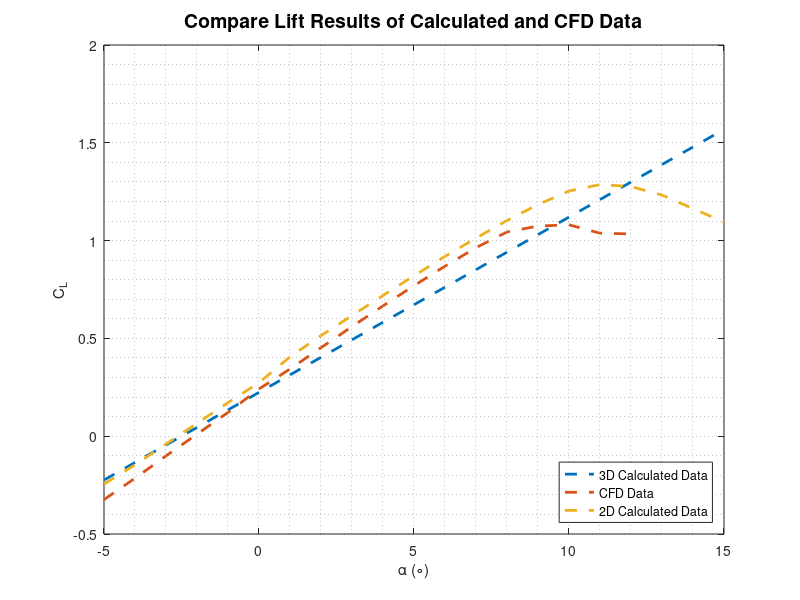
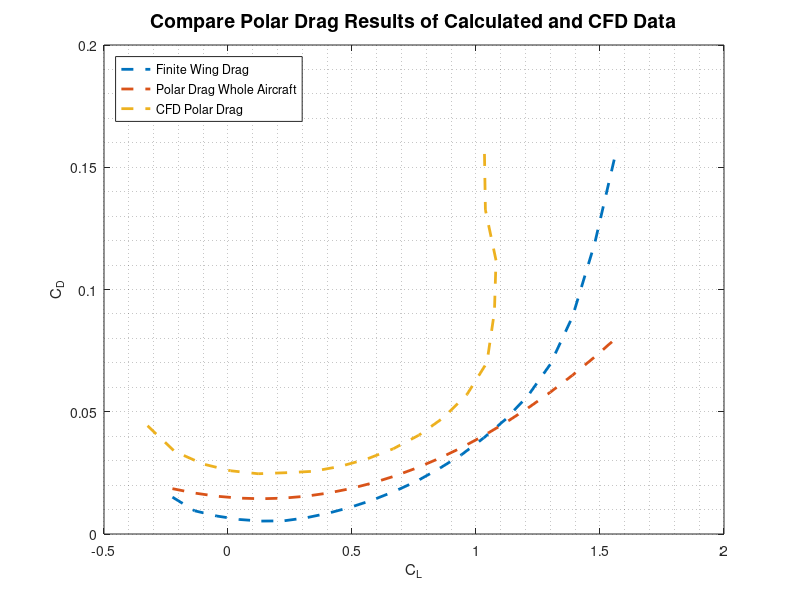
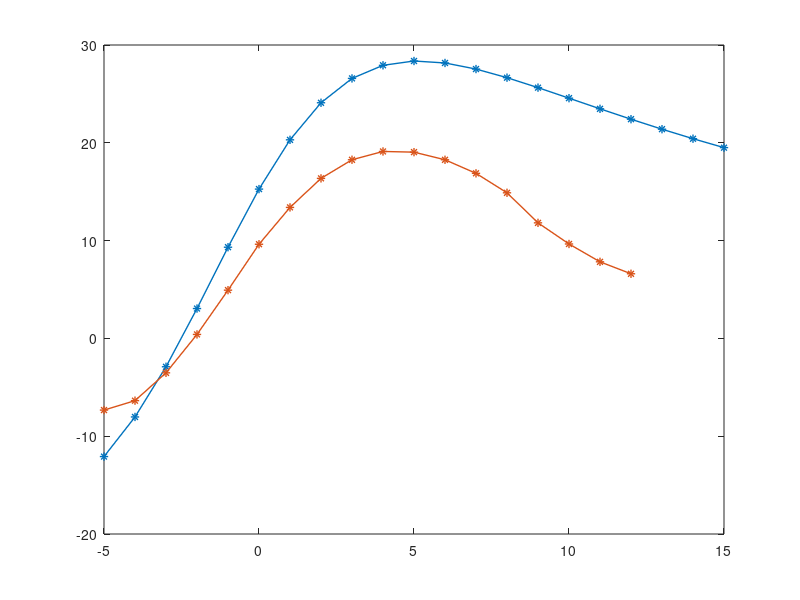

MATLAB code to generate these figures, in order: (Note: this script raises an error after producing the figures.)
clc
clear all
% 3D lift calculations
data2D = [
        -5.0000 -0.2446 0.0140;
        -4.0000 -0.1465 0.0091;
        -3.0000 -0.0401 0.0073;
        -2.0000 0.0658 0.0059;
        -1.0000 0.1717 0.0049;
        0.0000 0.2737 0.0043;
        1.0000 0.4058 0.0045;
        2.0000 0.5143 0.0050;
        3.0000 0.6167 0.0057;
        4.0000 0.7194 0.0066;
        5.0000 0.8201 0.0078;
        6.0000 0.9193 0.0092;
        7.0000 1.0129 0.0112;
        8.0000 1.1027 0.0134;
        9.0000 1.1844 0.0165;
        10.0000 1.2533 0.0201;
        11.0000 1.2865 0.0252;
        12.0000 1.2763 0.0332;
        13.0000 1.2329 0.0475;
        14.0000 1.1635 0.0720;
        15.0000 1.0951 0.1052;
        ];
    
alpha = data2D(:,1); % Angle of attack
Clift = data2D(:,2); % 2D coefficient of lift
CDrag = data2D(:,3); % 2D coefficient of drag

e = 0.9; % Span efficiency factor
AR = 16.5; % Aspect Ratio

%linear region
alpha_Upper = 5;
alpha_Lower = 4;

%Find index of alpha values
x1=find(data2D(:,1)==alpha_Lower);
x2=find(data2D(:,1)==alpha_Upper);

%initial estimate of alpha
a_0 = (Clift(x2)-Clift(x1))/(alpha(x2)-alpha(x1));

%estimate alpha for finite wing
a = (a_0)/(1 + ((57.3 * a_0)/(pi * e * AR)));

%find zero lift angle of attack
sign = find(Clift>0,1);
Alpha0 = mean([alpha(sign), alpha(sign - 1)]);

%use alpha to calculate cl
CL_3D = a .* ( alpha - Alpha0);
 
% 3D coefficient of drag
D_i = (CL_3D).^2 ./ (pi*e*AR);

%calculate total drag for wing
WingD = CDrag + D_i;

%find min drag alpha value
alpha_MinDrag = alpha(find(WingD == min(WingD)));
CL_MinDrag = a * (alpha_MinDrag - Alpha0);

%define variables
%oswald's efficiency factor
e0 = 1.78 * (1 - 0.045 .* AR.^(0.68)) - 0.64;
k1 = 1 / (pi * e0 * AR);
k2 = -2 * k1 * CL_MinDrag;

CFE = .004;
SWet = 1.2874 + .784142 + .1992;
Sref = .63;
CD_min = CFE * SWet / Sref; 
CD_0 = CD_min + k1 * CL_MinDrag^2;
%wholeaircraft
Drag = CD_0 + k1 * CL_3D .^2 + k2 * CL_3D;

%For CFD
dataCFD=[
    -5,-0.32438,0.044251;
    -4,-0.21503,0.033783;
    -3,-0.10081,0.028627;
    -2,0.010503,0.025864;
    -1,0.12155,0.024643;
    0,0.24163,0.025099;
    1,0.34336,0.025635;
    2,0.45256,0.02766;
    3,0.56037,0.030677;
    4,0.66625,0.034855;
    5,0.76942,0.040403;
    6,0.86923,0.04759;
    7,0.96386,0.057108;
    8,1.0441,0.070132;
    9,1.0743,0.090921;
    10,1.0807,0.11193;
    11,1.0379,0.13254;
    12,1.034,0.15645;
    ];
alphaCFD = dataCFD(:,1); % Angle of attack
CliftCFD = dataCFD(:,2); % 3D coefficient of lift
CDragCFD = dataCFD(:,3); % 3D coefficient of drag

L_D_WholeAirplane = CL_3D ./ Drag ; 
L_D_CFD = (CliftCFD./CDragCFD);

%% velocity to achieve max range and max endurance

Gross = 6.4; % Kg, gross weight
GrossWeight = Gross*9.81;
Density = 1.0324 ; %kg/m^3 @ 1.8 km.
WingArea = 0.63 ; % wing area.
V_MaxRangeEndurance_Equation = @(CL_V) sqrt ( (2 *( GrossWeight/WingArea)) / ((Density)*CL_V));

CL_Max_Range = sqrt( CD_0/k1);
CL_Max_Endurance = sqrt( (3*CD_0)/k1);


CL_CD_Ratio_Max_Endurance = GrossWeight/CD_0;
CL_CD_Ratio_Max_Range = GrossWeight/CD_0;

V_Max_Range = V_MaxRangeEndurance_Equation(CL_Max_Range);
V_Max_Endurance = V_MaxRangeEndurance_Equation(CL_Max_Endurance);

%% plot and compare the lift with respect to alpha
figure(1)
plot(alpha, CL_3D, '--', 'LineWidth', 2);
hold on
plot(alphaCFD, CliftCFD, '--', 'LineWidth', 2);
hold on
plot(alpha, Clift, '--', 'LineWidth', 2);
hold off

%mark each plot
title('Compare Lift Results of Calculated and CFD Data', 'FontSize', 14);
legend('3D Calculated Data', 'CFD Data', '2D Calculated Data', 'Location', 'Southeast');
xlabel('\alpha (\circ)');
ylabel('C_L');
grid minor

%% compare the Drag with respect to lift
figure(2)
plot(CL_3D, WingD, '--', 'LineWidth', 2);
hold on
plot(CL_3D, Drag, '--', 'LineWidth', 2);
hold on
plot(CliftCFD, CDragCFD, '--', 'LineWidth', 2);
hold off
title('Compare Polar Drag Results of Calculated and CFD Data', 'FontSize', 14);
legend('Finite Wing Drag', 'Polar Drag Whole Aircraft', 'CFD Polar Drag', 'Location', 'Northwest');
xlabel('C_L');
ylabel('C_D');
grid minor
%% Plot and compare the C_L/C_D with respect to alpha

figure(3)

plot(alpha,L_D_WholeAirplane,'*-','LineWidth',1)
hold on
plot(alphaCFD,L_D_CFD,'*-','LineWidth',1)
hold on
refline(0)
hold off

legend('3D Wings full L/D','CFD L/D','Location','NorthWest')
xlabel(' \alpha \circ ')
ylabel('L/D')
title('L/D Comparison', 'FontSize', 14)
grid minor